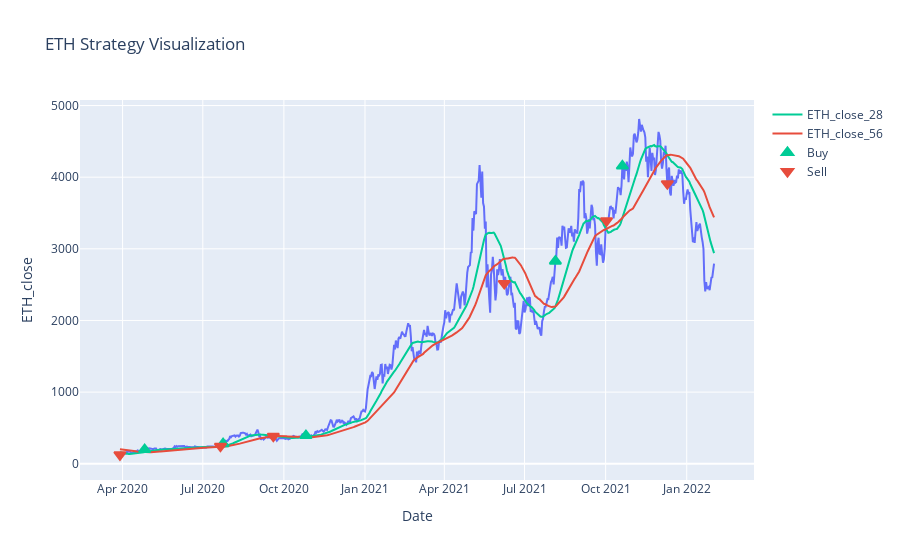

Notebook code cell kept with this figure:
### Code cell
fig = px.line(df_btceth_ma, y="ETH_close", title='ETH Strategy Visualization')
fig.add_scatter(x=df_btceth_ma.index, y=df_btceth_ma['ETH_close_'+str(window1)], mode='lines', name='ETH_close_'+str(window1), line_color='#00CC96')
fig.add_scatter(x=df_btceth_ma.index, y=df_btceth_ma['ETH_close_'+str(window2)], mode='lines', name='ETH_close_'+str(window2), line_color='#E74C3C')

fig.add_trace(go.Scatter(mode="markers", x=df_btceth_ma.index, y=df_btceth_ma.ETH_BuySignalPrice, marker_symbol='triangle-up',
                           marker_line_color="#00CC96", marker_color="#00CC96", 
                           marker_line_width=2, marker_size=10, name='Buy'))

fig.add_trace(go.Scatter(mode="markers", x=df_btceth_ma.index, y=df_btceth_ma.ETH_SellSignalPrice, marker_symbol='triangle-down',
                           marker_line_color="#E74C3C", marker_color="#E74C3C", 
                           marker_line_width=2, marker_size=10, name='Sell'))
fig.show()

### Figure 1 — Plotly figure (JSON) as saved in the notebook; plotly's stock layout.template omitted (floating-point values rounded to 4 significant figures; data arrays with more than 128 entries replaced by an {"elided": "..."} marker saying what was removed)
{"data": [{"hovertemplate": "Date=%{x}<br>ETH_close=%{y}<extra></extra>", "legendgroup": "", "line": {"color": "#636efa", "dash": "solid"}, "marker": {"symbol": "circle"}, "mode": "lines", "name": "", "orientation": "v", "showlegend": false, "type": "scatter", "x": {"elided": "675 str values"}, "xaxis": "x", "y": {"elided": "675 float values"}, "yaxis": "y"}, {"line": {"color": "#00CC96"}, "mode": "lines", "name": "ETH_close_28", "type": "scatter", "x": {"elided": "675 str values"}, "y": {"elided": "675 float values"}}, {"line": {"color": "#E74C3C"}, "mode": "lines", "name": "ETH_close_56", "type": "scatter", "x": {"elided": "675 str values"}, "y": {"elided": "675 float values"}}, {"marker": {"color": "#00CC96", "line": {"color": "#00CC96", "width": 2}, "size": 10, "symbol": "triangle-up"}, "mode": "markers", "name": "Buy", "type": "scatter", "x": {"elided": "675 str values"}, "y": {"elided": "675 float values"}}, {"marker": {"color": "#E74C3C", "line": {"color": "#E74C3C", "width": 2}, "size": 10, "symbol": "triangle-down"}, "mode": "markers", "name": "Sell", "type": "scatter", "x": {"elided": "675 str values"}, "y": {"elided": "675 float values"}}], "layout": {"legend": {"tracegroupgap": 0}, "title": {"text": "ETH Strategy Visualization"}, "xaxis": {"anchor": "y", "domain": [0, 1], "title": {"text": "Date"}}, "yaxis": {"anchor": "x", "domain": [0, 1], "title": {"text": "ETH_close"}}}}
